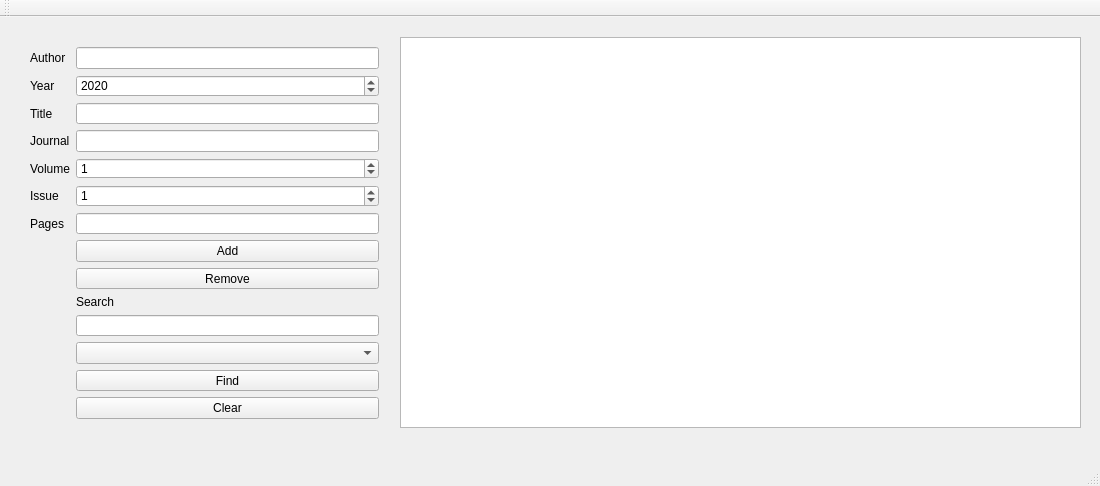
<?xml version="1.0" encoding="UTF-8"?>
<ui version="4.0">
 <class>MainWindow</class>
 <widget class="QMainWindow" name="MainWindow">
  <property name="geometry">
   <rect>
    <x>0</x>
    <y>0</y>
    <width>1100</width>
    <height>486</height>
   </rect>
  </property>
  <property name="windowTitle">
   <string>Journals</string>
  </property>
  <property name="toolTip">
   <string>Enter a searc term. Can include wild cards</string>
  </property>
  <widget class="QWidget" name="centralWidget">
   <widget class="QWidget" name="gridLayoutWidget">
    <property name="geometry">
     <rect>
      <x>19</x>
      <y>19</y>
      <width>371</width>
      <height>394</height>
     </rect>
    </property>
    <layout class="QGridLayout" name="gridLayout">
     <item row="12" column="2">
      <widget class="QPushButton" name="pushButtonFind">
       <property name="toolTip">
        <string>Enter a search term in the searchbox and click Find</string>
       </property>
       <property name="text">
        <string>Find</string>
       </property>
      </widget>
     </item>
     <item row="6" column="2">
      <widget class="QLineEdit" name="lineEditPages">
       <property name="toolTip">
        <string>Format: Start page - End page. Ex 31-45</string>
       </property>
      </widget>
     </item>
     <item row="4" column="2">
      <widget class="QSpinBox" name="spinBoxVolume">
       <property name="maximum">
        <number>1000</number>
       </property>
       <property name="value">
        <number>1</number>
       </property>
      </widget>
     </item>
     <item row="11" column="2">
      <widget class="QComboBox" name="comboBoxSearchField">
       <property name="toolTip">
        <string>Select the field to be searched</string>
       </property>
      </widget>
     </item>
     <item row="5" column="2">
      <widget class="QSpinBox" name="spinBoxIssue">
       <property name="maximum">
        <number>1000</number>
       </property>
       <property name="value">
        <number>1</number>
       </property>
      </widget>
     </item>
     <item row="0" column="0">
      <widget class="QLabel" name="label">
       <property name="text">
        <string>Author</string>
       </property>
      </widget>
     </item>
     <item row="4" column="0">
      <widget class="QLabel" name="label_4">
       <property name="text">
        <string>Volume</string>
       </property>
      </widget>
     </item>
     <item row="1" column="0">
      <widget class="QLabel" name="label_2">
       <property name="text">
        <string>Year</string>
       </property>
      </widget>
     </item>
     <item row="2" column="2">
      <widget class="QLineEdit" name="lineEditTitle"/>
     </item>
     <item row="2" column="0">
      <widget class="QLabel" name="label_16">
       <property name="text">
        <string>Title</string>
       </property>
      </widget>
     </item>
     <item row="3" column="2">
      <widget class="QLineEdit" name="lineEditJournal"/>
     </item>
     <item row="5" column="0">
      <widget class="QLabel" name="label_5">
       <property name="text">
        <string>Issue</string>
       </property>
      </widget>
     </item>
     <item row="9" column="2">
      <widget class="QLabel" name="label_7">
       <property name="text">
        <string>Search</string>
       </property>
      </widget>
     </item>
     <item row="6" column="0">
      <widget class="QLabel" name="label_6">
       <property name="text">
        <string>Pages</string>
       </property>
      </widget>
     </item>
     <item row="10" column="2">
      <widget class="QLineEdit" name="lineEditSearch">
       <property name="toolTip">
        <string>Enter search tem. You can use wildcards</string>
       </property>
      </widget>
     </item>
     <item row="7" column="2">
      <widget class="QPushButton" name="pushButtonAdd">
       <property name="toolTip">
        <string>Add the data in the fields above, then click Add</string>
       </property>
       <property name="text">
        <string>Add</string>
       </property>
      </widget>
     </item>
     <item row="0" column="2">
      <widget class="QLineEdit" name="lineEditAuthor">
       <property name="toolTip">
        <string>Format: First name, Last name</string>
       </property>
      </widget>
     </item>
     <item row="3" column="0">
      <widget class="QLabel" name="label_3">
       <property name="text">
        <string>Journal</string>
       </property>
      </widget>
     </item>
     <item row="1" column="2">
      <widget class="QSpinBox" name="spinBoxYear">
       <property name="maximum">
        <number>2050</number>
       </property>
       <property name="value">
        <number>2020</number>
       </property>
      </widget>
     </item>
     <item row="8" column="2">
      <widget class="QPushButton" name="pushButtonRemove">
       <property name="toolTip">
        <string>To remove row, first select it by clicking the number to the left of it, then click Remove</string>
       </property>
       <property name="text">
        <string>Remove</string>
       </property>
      </widget>
     </item>
     <item row="13" column="2">
      <widget class="QPushButton" name="pushButtonClear">
       <property name="toolTip">
        <string>Clear the search results</string>
       </property>
       <property name="text">
        <string>Clear</string>
       </property>
      </widget>
     </item>
    </layout>
   </widget>
   <widget class="QTableView" name="tableView">
    <property name="geometry">
     <rect>
      <x>400</x>
      <y>20</y>
      <width>681</width>
      <height>391</height>
     </rect>
    </property>
   </widget>
  </widget>
  <widget class="QMenuBar" name="menuBar">
   <property name="geometry">
    <rect>
     <x>0</x>
     <y>0</y>
     <width>1100</width>
     <height>21</height>
    </rect>
   </property>
  </widget>
  <widget class="QToolBar" name="mainToolBar">
   <attribute name="toolBarArea">
    <enum>TopToolBarArea</enum>
   </attribute>
   <attribute name="toolBarBreak">
    <bool>false</bool>
   </attribute>
  </widget>
  <widget class="QStatusBar" name="statusBar"/>
 </widget>
 <layoutdefault spacing="6" margin="11"/>
 <resources/>
 <connections/>
</ui>
